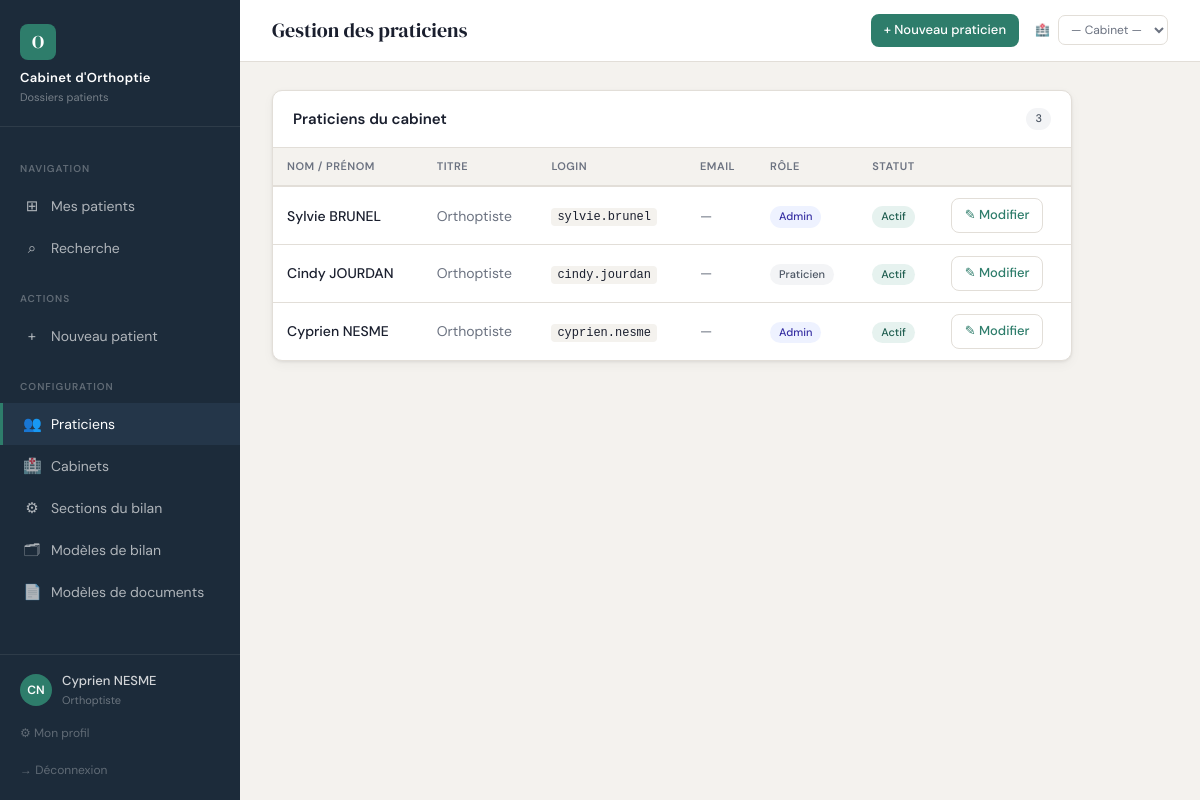
The app's page /admin/praticiens (signed in) with its own data.
### app.py (models this page shows, shortened)
class Praticien(UserMixin, db.Model):
    __tablename__ = 'praticien'
    id            = db.Column(db.Integer, primary_key=True)
    nom           = db.Column(db.String(100), nullable=False)
    prenom        = db.Column(db.String(100), nullable=False)
    titre         = db.Column(db.String(50), default='Orthoptiste')
    email         = db.Column(db.String(200), unique=True)
    login         = db.Column(db.String(100), unique=True, nullable=False)
    password_hash = db.Column(db.String(200))
    rpps          = db.Column(db.String(11))   # N° RPPS national fixe
    couleur       = db.Column(db.String(7), default='#2E7D6B')  # couleur hex
    actif         = db.Column(db.Boolean, default=True)
    role          = db.Column(db.String(20), default='praticien')  # 'admin' ou 'praticien'
    created_at    = db.Column(db.DateTime, default=datetime.utcnow)
    @property
    def is_admin(self):
        return self.role == 'admin'

### app.py (the view)
@app.route('/admin/praticiens')
@login_required
@admin_required
def admin_praticiens():
    praticiens = Praticien.query.order_by(Praticien.nom).all()
    return render_template('admin/praticiens.html', praticiens=praticiens)

### app.py (called while the page is built)
def admin_required(f):
    from functools import wraps
    @wraps(f)
    def decorated(*args, **kwargs):
        if not current_user.is_authenticated or not current_user.is_admin:
            flash('Accès réservé aux administrateurs.', 'danger')
            return redirect(url_for('index'))
        return f(*args, **kwargs)
    return decorated

def get_current_cabinet():
    cab_id = session.get('cabinet_id')
    if cab_id:
        return Cabinet.query.get(cab_id)
    return None

def get_cabinets_praticien():
    if not current_user.is_authenticated:
        return []
    pcs = PraticienCabinet.query.filter_by(
        praticien_id=current_user.id).join(Cabinet).filter(Cabinet.actif==True).all()
    return [pc.cabinet for pc in pcs]

@login_manager.user_loader
def load_user(user_id): return Praticien.query.get(int(user_id))

@app.context_processor
def inject_cabinet():
    if current_user.is_authenticated:
        return {
            'cabinet_courant': get_current_cabinet(),
            'cabinets_dispo':  get_cabinets_praticien(),
        }
    return {'cabinet_courant': None, 'cabinets_dispo': []}

### templates/admin/praticiens.html (shortened to what this page needs)
{% extends "base.html" %}
{% block page_title %}Gestion des praticiens{% endblock %}
{% block topbar_actions %}
  <a href="{{ url_for('admin_praticien_nouveau') }}" class="btn btn-primary btn-sm">+ Nouveau praticien</a>
{% endblock %}
{% block content %}
<div style="max-width:800px;">
  <div class="card">
    <div class="card-header">
      <h2>Praticiens du cabinet</h2>
      <span class="badge badge-gray">{{ praticiens|length }}</span>
    </div>
    <table class="data-table">
      <thead>
        <tr>
          <th>Nom / Prénom</th>
          <th>Titre</th>
          <th>Login</th>
          <th>Email</th>
          <th>Rôle</th>
          <th>Statut</th>
          <th></th>
        </tr>
      </thead>
      <tbody>
        {% for p in praticiens %}
        <tr>
          <td style="font-weight:500;">{{ p.prenom }} {{ p.nom }}</td>
          <td class="text-muted text-sm">{{ p.titre }}</td>
          <td class="text-sm">
            <code style="background:var(--bg);padding:2px 6px;border-radius:4px;font-size:12px;">
              {{ p.login }}
            </code>
          </td>
          <td class="text-muted text-sm">{{ p.email or '—' }}</td>
          <td>
            {% if p.role == 'admin' %}
              <span class="badge" style="background:#EEF2FF;color:#3730A3;">Admin</span>
            {% else %}
              <span class="badge badge-gray">Praticien</span>
            {% endif %}
          </td>
          <td>
            {% if p.actif %}
              <span class="badge badge-green">Actif</span>
            {% else %}
              <span class="badge badge-warn">Désactivé</span>
            {% endif %}
          </td>
          <td>
            <a href="{{ url_for('admin_praticien_modifier', praticien_id=p.id) }}"
               class="btn btn-secondary btn-sm">✎ Modifier</a>
          </td>
        </tr>
        {% endfor %}
      </tbody>
    </table>
  </div>
</div>
{% endblock %}

### templates/base.html (shortened to what this page needs)
<!DOCTYPE html>
<html lang="fr">
<head>
</head>
<body>
{% if current_user.is_authenticated %}
<aside class="sidebar">
  <div class="sidebar-brand">
    <div class="logo-mark">O</div>
    <h1>Cabinet d'Orthoptie</h1>
    <p>Dossiers patients</p>
  </div>
  <nav class="sidebar-nav">
    <div class="nav-section"><span>Navigation</span></div>
    <a href="{{ url_for('index') }}"
       class="nav-item {% if request.endpoint == 'index' %}active{% endif %}">
      <span class="icon">⊞</span> Mes patients
    </a>
    <a href="{{ url_for('recherche') }}"
       class="nav-item {% if request.endpoint == 'recherche' %}active{% endif %}">
      <span class="icon">⌕</span> Recherche
    </a>
    <div class="nav-section"><span>Actions</span></div>
    <a href="{{ url_for('patient_nouveau') }}"
       class="nav-item {% if request.endpoint == 'patient_nouveau' %}active{% endif %}">
      <span class="icon">+</span> Nouveau patient
    </a>
    <div class="nav-section"><span>Configuration</span></div>
    {% if current_user.is_admin %}
    <a href="{{ url_for('admin_praticiens') }}"
       class="nav-item {% if request.endpoint and 'praticien' in request.endpoint and request.endpoint != 'profil' %}active{% endif %}">
      <span class="icon">👥</span> Praticiens
    </a>
    <a href="{{ url_for('admin_cabinets') }}"
       class="nav-item {% if request.endpoint and 'cabinet' in request.endpoint %}active{% endif %}">
      <span class="icon">🏥</span> Cabinets
    </a>
    <a href="{{ url_for('admin_sections') }}"
       class="nav-item {% if request.endpoint in ['admin_sections','admin_section_detail'] %}active{% endif %}">
      <span class="icon">⚙</span> Sections du bilan
    </a>
    <a href="{{ url_for('admin_modeles') }}"
       class="nav-item {% if request.endpoint and 'modele' in request.endpoint and 'document' not in request.endpoint %}active{% endif %}">
      <span class="icon">🗂</span> Modèles de bilan
    </a>
    <a href="/admin/document-modeles"
       class="nav-item {% if request.endpoint and 'document' in request.endpoint %}active{% endif %}">
      <span class="icon">📄</span> Modèles de documents
    </a>
    {% endif %}
  </nav>
  <div class="sidebar-footer">
    <div class="user-chip">
      <div class="user-avatar">
        {{ current_user.prenom[0] }}{{ current_user.nom[0] }}
      </div>
      <div>
        <div class="user-name">{{ current_user.prenom }} {{ current_user.nom }}</div>
        <div class="user-role">{{ current_user.titre }}</div>
      </div>
    </div>
    <a href="{{ url_for('profil') }}" class="logout-link">⚙ Mon profil</a>
    <a href="{{ url_for('logout') }}" class="logout-link">→ Déconnexion</a>
  </div>
</aside>
{% endif %}
<main class="main">
  <div class="topbar">
    <div class="topbar-title">{% block page_title %}{% endblock %}</div>
    <div class="topbar-actions">
      {% block topbar_actions %}{% endblock %}
      {% if current_user.is_authenticated and cabinets_dispo %}
      <form method="POST" action="{{ url_for('changer_cabinet') }}"
            style="display:flex;align-items:center;gap:8px;margin-left:8px;">
        <span style="font-size:12px;color:var(--muted);white-space:nowrap;">🏥</span>
        <select name="cabinet_id"
                onchange="this.form.submit()"
                style="font-size:12px;padding:5px 8px;border-radius:7px;
                       border:1px solid var(--border);background:var(--surface);
                       color:{% if cabinet_courant %}var(--accent){% else %}var(--muted){% endif %};
                       font-weight:{% if cabinet_courant %}500{% else %}400{% endif %};">
          <option value="">— Cabinet —</option>
        </select>
      </form>
      {% endif %}
    </div>
  </div>
  <div class="content">
    {% block content %}{% endblock %}
  </div>
</main>
</body>
</html>

### records on screen
Praticien: prenom "C", nom "N", prenom "Cyprien", nom "NESME", titre "Orthoptiste", login "cyprien.nesme", email "—", role "Admin", actif "Actif"
Praticien: prenom "Sylvie", nom "BRUNEL", titre "Orthoptiste", login "sylvie.brunel", email "—", role "Admin", actif "Actif"
Praticien: prenom "Cindy", nom "JOURDAN", titre "Orthoptiste", login "cindy.jourdan", email "—", role "Praticien", actif "Actif"

### other values on screen
{{ praticiens|length }} "3"
